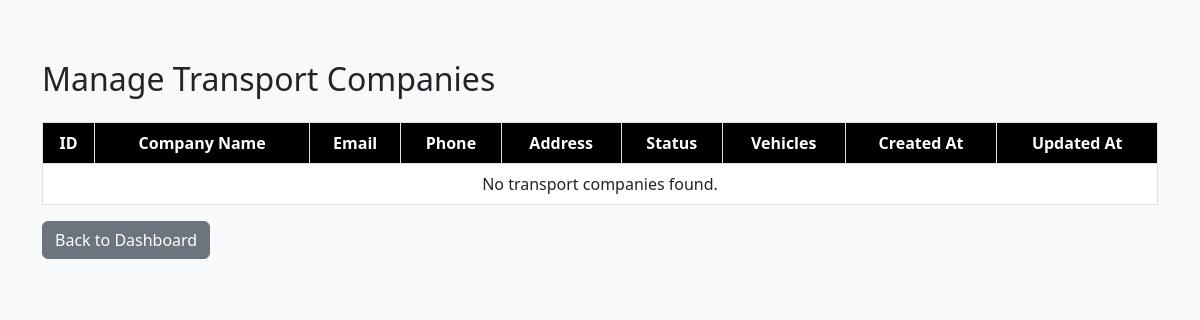
Page /admin/manage_companies.php (signed in) on the earlier database version.
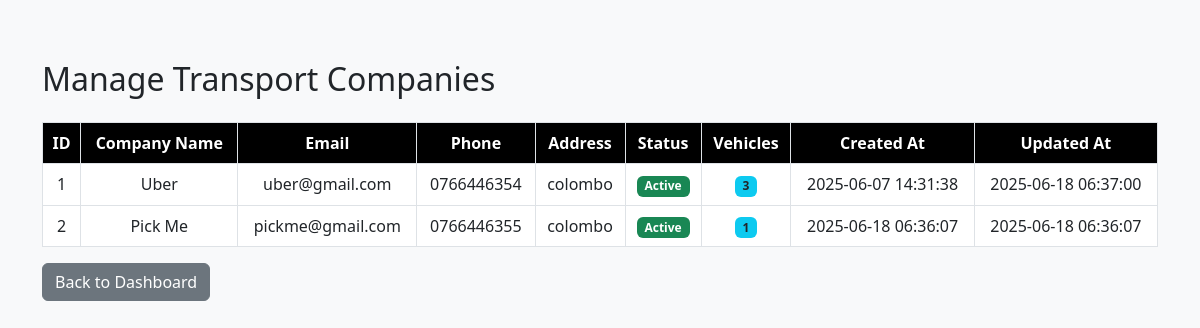
Same page on the later database version.
### tables this page shows
CREATE TABLE `transport_companies` (
  `company_id` int(11) NOT NULL,
  `company_name` varchar(150) NOT NULL,
  `email` varchar(100) NOT NULL,
  `phone` varchar(30) DEFAULT NULL,
  `address` varchar(255) DEFAULT NULL,
  `password` varchar(255) NOT NULL,
  `website` varchar(255) DEFAULT NULL,
  `logo` varchar(255) DEFAULT NULL,
  `created_at` timestamp NOT NULL DEFAULT current_timestamp(),
  `updated_at` timestamp NOT NULL DEFAULT current_timestamp() ON UPDATE current_timestamp(),
  `status` enum('active','inactive','suspended') DEFAULT 'active'
);

### admin/manage_companies.php (the view, shortened to what this page needs)
<?php
include '../config/db.php';
$companies = [];
try {
    $stmt = $conn->query("
        SELECT
            c.*,
            COUNT(v.vehicle_id) AS vehicle_count
        FROM
            transport_companies c
        LEFT JOIN
            vehicles v ON c.company_id = v.company_id
        GROUP BY
            c.company_id
    ");
    $companies = $stmt->fetchAll(PDO::FETCH_ASSOC);
} catch (PDOException $e) {
    echo "Error fetching companies: " . $e->getMessage();
}
?>
<!DOCTYPE html>
<html lang="en">
<head>
    <link href="https://cdn.jsdelivr.net/npm/bootstrap@5.3.0/dist/css/bootstrap.min.css" rel="stylesheet">
</head>
<body>
    <div class="container">
        <h2 class="mb-4">Manage Transport Companies</h2>
        <table class="table table-bordered table-hover text-center">
            <thead>
                <tr>
                    <th>ID</th>
                    <th>Company Name</th>
                    <th>Email</th>
                    <th>Phone</th>
                    <th>Address</th>
                    <th>Status</th>
                    <th>Vehicles</th>
                    <th>Created At</th>
                    <th>Updated At</th>
                </tr>
            </thead>
            <tbody>
                <?php if (count($companies) > 0): ?>
                    <?php foreach ($companies as $company): ?>
                        <tr>
                            <td><?= htmlspecialchars($company['company_id']) ?></td>
                            <td><?= htmlspecialchars($company['company_name']) ?></td>
                            <td><?= htmlspecialchars($company['email']) ?></td>
                            <td><?= htmlspecialchars($company['phone']) ?></td>
                            <td><?= htmlspecialchars($company['address']) ?></td>
                            <td>
                                <?php
                                $status = $company['status'];
                                $badgeClass = match ($status) {
                                    'active' => 'bg-success',
                                    'inactive' => 'bg-secondary',
                                    'suspended' => 'bg-danger',
                                    default => 'bg-light text-dark'
                                };
                                echo "<span class='badge $badgeClass'>" . ucfirst($status) . "</span>";
                                ?>
                            </td>
                            <td>
                                <span class="badge bg-info text-dark"><?= $company['vehicle_count'] ?></span>
                            </td>
                            <td><?= htmlspecialchars($company['created_at']) ?></td>
                            <td><?= htmlspecialchars($company['updated_at']) ?></td>
                        </tr>
                    <?php endforeach; ?>
                <?php else: ?>
                    <tr>
                        <td colspan="9" class="text-center">No transport companies found.</td>
                    </tr>
                <?php endif; ?>
            </tbody>
        </table>
        <div class="mb-3">
            <a href="dashboard.php" class="btn btn-secondary">Back to Dashboard</a>
        </div>
    </div>
</body>
</html>

Differences in the rows shown:
added transport_companies: company_id "1", company_name "Uber", email "uber@gmail.com", phone "0766446354", address "colombo", status "Active", vehicle_count "3", created_at "2025-06-07 14:31:38", updated_at "2025-06-18 06:37:00"
added transport_companies: company_id "2", company_name "Pick Me", email "pickme@gmail.com", phone "0766446355", address "colombo", status "Active", vehicle_count "1", created_at "2025-06-18 06:36:07", updated_at "2025-06-18 06:36:07"
Other differences:
text no longer shown: "No transport companies found."
